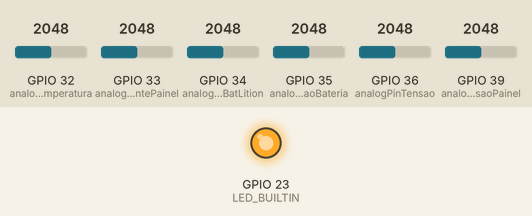
Recording of a program running on a simulated ESP32. Shown: output pins drawn as LEDs (lit = HIGH). Inputs (shaded band) come from the test bench; at power-on: GPIO 32 (analogPinTemperatura) = 2048, GPIO 33 (analogPinCorrentePainel) = 2048, GPIO 34 (analogPinTensaoBatLition) = 2048, GPIO 35 (analogPinTensaoBateria) = 2048, GPIO 36 (analogPinTensao) = 2048, GPIO 39 (analogPinTensaoPainel) = 2048. WiFi joins after 1.5 s; servers stay silent unless stated; network time is answered at once with the bench clock; the local clock reads 2024-03-15 10:24:30 at power-on unless the program sets it; storage starts empty; no MQTT or app messages arrive unless stated; what the program prints to the serial monitor is not drawn.

Above: at 0.01 s.
At 1.31 s:
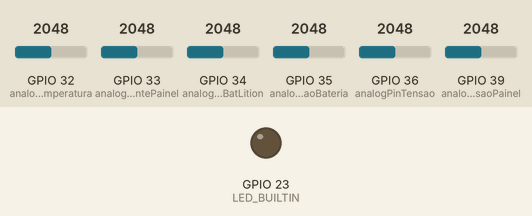
Timing chart, 0 to 2.9 s (numbered marks = the images above):
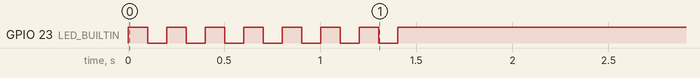

The program:

main.cpp
```cpp
#include <Arduino.h>
#include <WiFi.h>
#include <PubSubClient.h>
#include "FS.h"
#include "SD.h"
#include "SPI.h"
#include "NTPClient.h"
#include <string.h>

#define WORD_LENGTH 64
WiFiClient espClient;
PubSubClient client(espClient);
WiFiUDP ntpUDP;
NTPClient ntp(ntpUDP);

const char *ssid = "nomewifi";
const char *password = "senhawifi";
const char* mqtt_server = "ipmaquina";
const int mqtt_port = 1883;
const char* mqtt_user = "ESP32SOLAR";
const char* mqtt_password = "senhatopico";

String datahoraDados= "";
String nomeArquivo = "";

int LED_BUILTIN = 23;
int releVentoinha = 12;

int analogPinTensao = 36;
int analogPinTensaoPainel = 39;
int analogPinTensaoBateria = 35;
int analogPinTensaoBatLition = 34;

//Sensor de temperatura
int analogPinTemperatura = 32;
int analogPinCorrentePainel = 33;

const double bateriaGrandeFlut = 14.4;
const double batLitio = 14.4;

bool wifi_status = false;
bool sd_status = false;
bool mqtt_status = false;
bool date_atualizado = false;
bool arquivo_read = false;

int mVperAmp = 100;           // this the 5A version of the ACS712 -use 100 for 20A Module and 66 for 30A Module
int Watt = 0;
double Voltage = 0;
double VRMS = 0;
double AmpsRMS = 0;
double tensaoPainel = 0;

double Calcula_corrente();
float Calcula_Tensao(int valor);
float Calcula_Temperatura();
float calcularCorrenteEsp32(int pino_sensor);
float Calcula_Temperatura(int pino_input_temperatura);
float getVPP(int sensorIn);
float Calcula_corrente(int pinos);
bool ConectarWifi();
void reconnect();
void appendFile(fs::FS &fs, String path, String message);


void callback(char* topic, byte* payload, unsigned int length) {
  Serial.print("Mensagem recebida no tópico: ");
  Serial.print(topic);
  Serial.print(". Conteúdo: ");
  for (int i = 0; i < length; i++) {
    Serial.print((char)payload[i]);
  }
  Serial.println();
}

bool setDataTimeESP32(){
  ntp.begin();
  ntp.setTimeOffset(-10800);
  if (ntp.update()) {
      String str = ntp.getFormattedDate();
      for(int i = 0; i<10;i++){nomeArquivo +=str[i];}
      nomeArquivo = "";
      nomeArquivo = "/dadossolar"+nomeArquivo+".txt";
      return true;
  }
  return false;
}

void realizarLeiturasSistema(){
  AmpsRMS = Calcula_corrente(analogPinCorrentePainel)/100;
  tensaoPainel = Calcula_Tensao(analogRead(analogPinTensaoPainel));
  if(AmpsRMS>0 && AmpsRMS > 0.06 && wifi_status && date_atualizado){ //
    Watt = (AmpsRMS*tensaoPainel/1.2);
    if((ntp.getMinutes()%5) == 0)
    {
      datahoraDados= "";
      datahoraDados = ntp.getFormattedDate();
      datahoraDados = "{\'DataHora\':\'"+(String)datahoraDados +"\',\'Temperatura\':"+(String)Calcula_Temperatura(analogPinTemperatura);
      datahoraDados = datahoraDados +",\'Corrente\':"+(String)AmpsRMS;
      datahoraDados = datahoraDados +",\'Watt\':"+(String)Watt;
      datahoraDados = datahoraDados +",\'tensaoPainel\':"+(String)Calcula_Tensao(analogRead(analogPinTensaoPainel));
      datahoraDados = datahoraDados +",\'tensaoBatChumbo\':"+(String)Calcula_Tensao(analogRead(analogPinTensaoBateria));
      datahoraDados = datahoraDados +",\'tensaoBatLition\':"+(String)Calcula_Tensao(analogRead(analogPinTensaoBatLition));
      datahoraDados = datahoraDados +",\'tensaoSistema\':"+(String)Calcula_Tensao(analogRead(analogPinTensao))+"}\n";
      if (!client.connected()) {
        reconnect();
        mqtt_status =true;
      }
      if(mqtt_status) client.publish("/teste", datahoraDados.c_str());

      if (sd_status) {
        appendFile(SD, nomeArquivo, datahoraDados);
        arquivo_read = false;
      }
    }
  }else{
    wifi_status = ConectarWifi();
    sd_status = SD.begin(5);
    date_atualizado = setDataTimeESP32();
  }
}

void setup() {
  Serial.begin(9600);
  pinMode(LED_BUILTIN, OUTPUT);
  pinMode(analogPinTensao,INPUT);
  pinMode(analogPinTemperatura,INPUT);
  pinMode(analogPinTensaoPainel,INPUT);
  pinMode(analogPinTensaoBateria,INPUT);
  pinMode(analogPinCorrentePainel,INPUT);
  pinMode(analogPinTensaoBatLition,INPUT);

  wifi_status = ConectarWifi();
  sd_status = SD.begin(5);
  date_atualizado = setDataTimeESP32();

  client.setServer(mqtt_server, mqtt_port);
  client.setCallback(callback);
  mqtt_status = client.connect("ESP32Client", mqtt_user, mqtt_password);
  if(!client.connect("ESP32Client", mqtt_user, mqtt_password)){
    Serial.println("Erro ao conectar ao mqtt");
    //ESP.restart();
  }

  if(wifi_status)Serial.println("Wifi ok!!");
  if(mqtt_status)Serial.println("mqtt ok!!");
  if(date_atualizado)Serial.println("DataHora ok!!");


}

void loop() {
  //client.setCallback(callback);
  realizarLeiturasSistema();
  delay(5000);
}

void reconnect() {
  while (!client.connected()) {
    Serial.print("Conectando ao servidor MQTT...");
    if (client.connect("ESP32Client", mqtt_user, mqtt_password)) {
      Serial.println("Conectado!");
      client.subscribe("/teste");
    } else {
      Serial.print("Falha, rc=");
      Serial.print(client.state());
      Serial.println(" Tentando novamente em 5 segundos...");
      delay(5000);
    }
  }
}

bool ConectarWifi(){
    WiFi.begin(ssid, password);
    while (WiFi.status() != WL_CONNECTED) {
        digitalWrite(LED_BUILTIN,!digitalRead(LED_BUILTIN));
        delay(100);
    }
    return true;
}

void appendFile(fs::FS &fs, String path, String message)
{
  File file = fs.open(path, FILE_APPEND);
  if(!file)
  {
    file.close();
    return;
  }
  if(file.print(message)){
    file.close();
    return;
  }

}

void readFile(fs::FS &fs, String path)
{
  File file = fs.open(path);
  if(!file){
    return;
  }
  while(file.available()){
    Serial.write(file.read());
  }
  file.close();
}


float Calcula_Tensao(int leituraAnalogica)
{
    const float vcc = 3.30; // Tensão de referência da ESP32 em Volts
    const int resolucaoADC = 4096; // Resolução do ADC (12 bits)
    const float R1 = 100000.0; // Resistência R1 em ohms (100K)
    const float R2 = 10000.0; // Resistência R2 em ohms (10K)
    float vout = ((leituraAnalogica+117) / (float)resolucaoADC) * vcc;
    float valorTensao = vout / (R2 / (R1 + R2));
    valorTensao += 0.42;

    if (leituraAnalogica == 0) {
      valorTensao = 0.0;
    }
    return valorTensao;
}

//Testa
float Calcula_Temperatura(int pino_input_temperatura)
{
    const double vcc = 3.30;
    const int resolucaoADC = 4096;
    const double R = 10000.0;
    const double beta = 3600.0;
    const double r0 = 10000.0;
    const double t0 = 273.0 + 25.0;
    const int nAmostras = 5.2;
    const double rx = r0 * exp(-beta / t0);
    int  soma = 0;
    for (int i = 0; i < nAmostras; i++)
    {
        soma += analogRead(pino_input_temperatura);
        delay(10);
    }
    // Determina a resistência do termistor
    double v = (vcc * soma) / (nAmostras * resolucaoADC);
    double rt = (vcc * R) / v - R;

    // Calcula a temperatura
    double t = beta / log(rt / rx);
    double ReturnT = t - 273.0;
    return ReturnT;
}


//unico que chegou perto da medida do multimetro
float Calcula_corrente(int pinos)
{
    int mVperAmp = 100;
    int RawValue = 0;
    int ACSoffset =0;
    double Voltage = 0;
    double Amps = 0;

    RawValue = analogRead(pinos);
    //Voltage = (RawValue / 4096)*3300; // Gets you mV
    Amps = (RawValue-1890); //Amps = ((Voltage - ACSoffset) / mVperAmp);
    return Amps;
}
```
